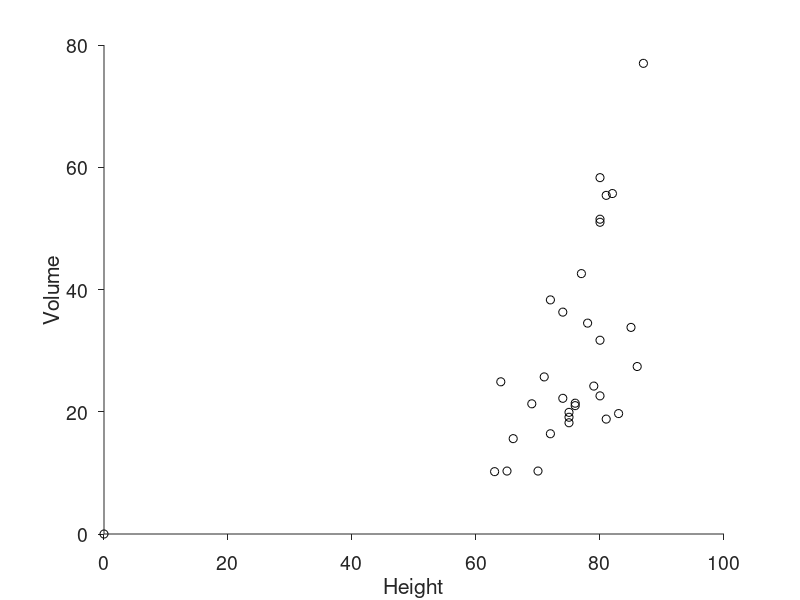
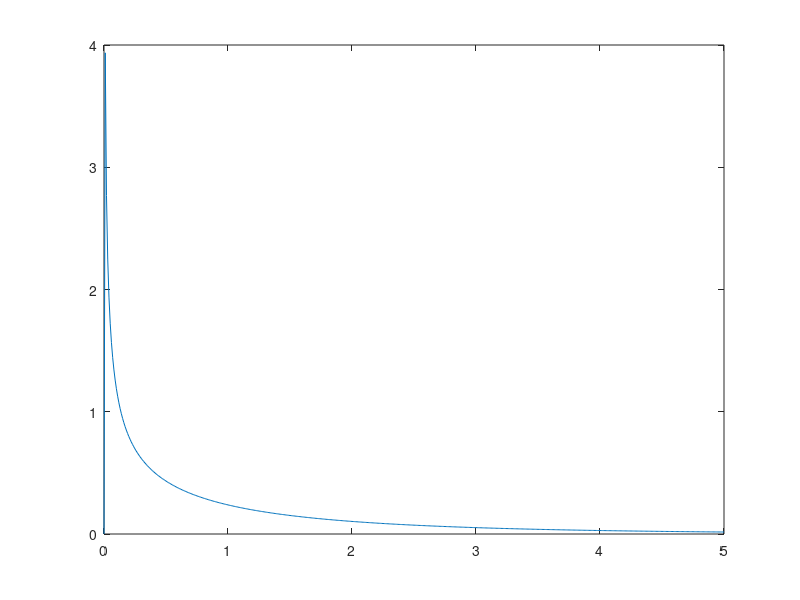
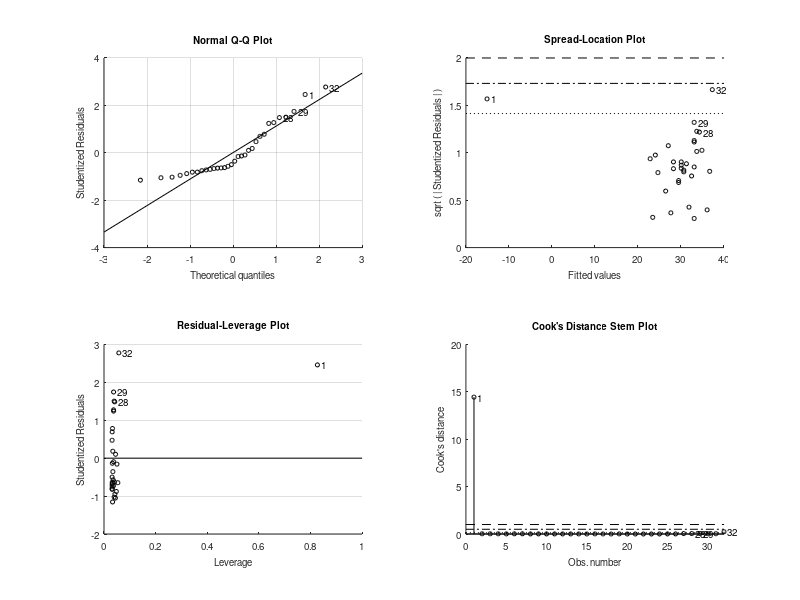

The MATLAB source for these figures, in order: (Note: this script raises an error after producing the figures.)
clear all
[NumData,~,AllData]=xlsread('TREES.csv')

Xdata=NumData(:,2);
Ydata=NumData(:,3);

fig1=figure;
fsize=14;

ax=axes('parent',fig1,'fontsize',fsize,'tickdir','out');
hold(ax,'all')
plot(Xdata,Ydata,'ok')
xlabel('Height');
ylabel('Volume');
print('Height_vs_Volume', '-dpng','-r350' ) % dot per inch

%% a

n=numel(Xdata);
temp=sum((Xdata-mean(Xdata).*(Ydata-mean(Ydata))));
Covar=temp/(n-1);
B=Covar/var(Xdata);
A=mean(Ydata)-B*mean(Xdata);

Xplot=[min(Xdata) max(Xdata)];
Yplot=A+B.*Xplot;
plot(Xplot,Yplot,'linewidth',2);

Ymodel=A+B*Xdata;

r=Covar/(std(Xdata)*std(Ydata));
r_sqr=r*r;

SS_model=sum((mean(Ydata)-Ymodel).^2)
SS_error=sum((Ydata-Ymodel).^2)
SS_Total= sum((Ydata-mean(Ydata)).^2)

df_model=1
df_error=n-2;
df_total= n-1;

MS_model= SS_model/df_model;

MS_error = SS_error/df_error;

F= MS_model/MS_error;

pval=1-fcdf(F,df_model,df_error)
% acumulative distribution functiona



nSims=1e3;
As=nan(nSims,1)


%%distribucion de la varianza 
%muestra calcular varianza

%otra muestra otra calculo de varainza

efe= 0:0.01:5;
P=fpdf(efe,df_model,df_error)

figure;

plot(efe,P)





%% 

LM=fitlm(Xdata,Ydata)
anova(LM)



